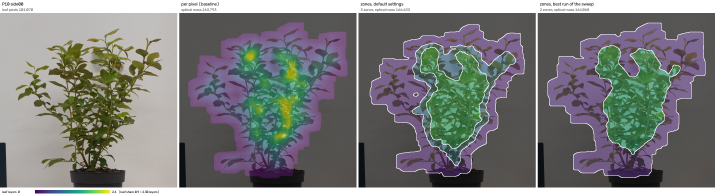
#> input picture experiments/06_density_zones/results/pictures/P10_side00.jpg, 715 x 196 px
$ python -i density_zones.py   (imports and definitions only)
#> lines starting #> are read from the running program, lines starting #| are printed output that depends on the picture; after the words box and inside, x2 and y2 are one past the last pixel; in counts of white or black regions, pixels touching at a corner belong together
### experiments/common/data.py
"""Photos, leaf masks, leaf areas and optical mass: what every experiment shares.

Every experiment works the same way:

    1. take the side photos of every plant that has a real leaf area (common/real_leaf_area_mm2.csv)
    2. compute one number per photo with the method under test   -> for_each_photo()
    3. average it over each plant's photos                       -> plant_means()
    4. write it as a run to results/runs.csv                     -> write_runs()
    5. test it with 00_evaluation/evaluate.py

The leaf mask is the one the regression uses, mask M1 at 1/4 resolution, from our own copy of the segmentation:
common/masks.py (copied from image_processing/masks.py). Segmenting a photo takes about a second, so the masks are
cached in experiments/cache/ and reused while neither the photo nor common/masks.py has changed.
"""
import csv
import os
import re
import sys
from concurrent.futures import ProcessPoolExecutor
from pathlib import Path

import cv2
import numpy as np

ROOT = Path(__file__).resolve().parents[1]                    # experiments/
sys.path.insert(0, str(ROOT))
from common import masks as seg  # noqa: E402  (our copy of the segmentation: common/masks.py)

LABELS = ROOT / "common" / "real_leaf_area_mm2.csv"
CACHE = ROOT / "cache" / "masks"
IMG_EXT = {".jpg", ".jpeg", ".png", ".tif", ".tiff"}
SIDE_RE = re.compile(r"side_?(\d+)", re.IGNORECASE)
PLANT_RE = re.compile(r"P(\d+)", re.IGNORECASE)
BASELINE = "baseline"         # the run name of the current method in every runs.csv
JOBS = os.cpu_count() or 4


# ----------------------------------------------------------------------------------------------
# plants and photos
# ----------------------------------------------------------------------------------------------

def plant_name(s):
    """'P01', 'P01_side20.JPG', a folder ... -> 'P1'."""
    m = PLANT_RE.search(Path(str(s)).name)
    return f"P{int(m.group(1))}" if m else Path(str(s)).name


def plant_sort_key(name):
    m = PLANT_RE.search(name)
    return int(m.group(1)) if m else 10 ** 6


# [25 lines left out: functions labels, side_photos, plant_dirs, not called in this run]


# ----------------------------------------------------------------------------------------------
# masks
# ----------------------------------------------------------------------------------------------

def read_photo(path):
    """The photo at 1/4 resolution (BGR), as the regression uses it."""
#> called with path = 'results/pictures/P10_side00.jpg'
    img = cv2.imread(str(path), cv2.IMREAD_REDUCED_COLOR_4)
#> img is the input picture: shape (196, 715, 3); mean B, G, R 122.9, 124, 122.7
    if img is None:
        raise RuntimeError(f"cannot read {path}")
    return img


def _segmented(path):
    """The cached segmentation of one photo: (leaf, stem, pot width in px). Segments it if the photo or
    common/masks.py changed since it was cached."""
    path = Path(path)
    cp = CACHE / path.parent.name / (path.stem + ".npz")
    if cp.exists() and cp.stat().st_mtime >= max(path.stat().st_mtime, Path(seg.__file__).stat().st_mtime):
        z = np.load(cp)
        if "pot_width" in z:
            h, w = z["shape"]
            unpack = lambda a: np.unpackbits(a)[: h * w].reshape(h, w).astype(bool)  # noqa: E731
            return unpack(z["leaf"]), unpack(z["stem"]), float(z["pot_width"])
    s = seg.segment(read_photo(path))
    leaf, stem, pot_width = s["plant1"] > 0, s["stem"] > 0, float(s["pot"][3])
    cp.parent.mkdir(parents=True, exist_ok=True)
    np.savez_compressed(cp, leaf=np.packbits(leaf), stem=np.packbits(stem), shape=np.array(leaf.shape),
                        pot_width=np.array(pot_width))
    return leaf, stem, pot_width


def masks(path):
    """(leaf, stem) of one photo, boolean, 1/4 resolution.

    leaf = mask M1 of common/masks.py (copied from image_processing/masks.py, the leaf mask of the regression)
    stem = what the segmentation sees as plant but not as leaf: stems, twigs, some brown leaf edges
    """
    leaf, stem, _ = _segmented(path)
#> in segment, `h, w = img.shape[:2]`: h = 196; w = 715
    return leaf, stem


def pot_width(path):
    """Width of the pot in one photo, px at 1/4 resolution (nan if no pot was found)."""
    return _segmented(path)[2]


POT_REF_PX = 199.0      # median pot width over all photos (px at 1/4 resolution); the scale every plant is brought to


# [9 lines left out: function pot_scale, not called in this run]


# ----------------------------------------------------------------------------------------------
# optical mass
# ----------------------------------------------------------------------------------------------

def density(mask, window):
    """Leaf share f in the window x window square around every pixel."""
    return cv2.boxFilter(mask.astype(np.float32), -1, (window, window), normalize=True,
                         borderType=cv2.BORDER_CONSTANT)


def layers(f, cap):
    """Beer-Lambert: leaf layers from the leaf share, -ln(1 - min(f, cap))."""
    return -np.log1p(-np.minimum(f, cap))


# [51 lines left out: functions optical_mass, for_each_photo, plant_means, write_runs, not called in this run]

### experiments/common/masks.py
"""Segmentation of the side photos: leaf mask, stem mask, pot. Our own copy, to change for the experiments.

Copied from implementation/image_processing/masks.py (the version the regression used), with only the parts that
turn a photo into masks:

* `_get_leaf_mask` / `_get_red_mask`  - the green rule plus the red-brown leaf cue (mask M0)
* `plant_mask` / `find_pot`           - keep only the blob that is the plant; locate the pot
* `segment`                           - mask M1: M0 plus "anything that is clearly not wall" in front of the wall,
                                        so dark red, purple and brown leaves are counted and red stems are not;
                                        and the stem mask: in front of the wall, near the plant, but not leaf
* `overlay`                           - the picture that shows what M1 added and dropped

Left out: analyze_img, _get_outline, _compute_metrics and draw_overlay (the main pipeline's outline and metrics),
and the import of plant_img_process_analyzer/settings.py: the tunables of the red cue are below, with the values the
original uses (settings.py doesn't set any of them).

Changes against the original:

1. **Pot top from the bottom** (`find_pot`, POT_H): the rim line is the pot's bottom minus POT_H x its width, instead
   of the top of the dark pot blob, which leaves hanging over the rim can raise.
2. **Nothing above the rim is pot** (`segment`): dark shaded leaves right above the pot merged with it into one dark
   "background object", where neither leaf nor stem was looked for (P12 lost a dense, fully covered triangle of
   leaves this way). The part of that object above the rim line, near the pot, is freed.
3. **No trunk zone:** the original never accepted non-green pixels as leaf in a strip just above the rim (0.22 x the
   pot width high), taking them for the trunk and the soil. Removed: they go through the normal leaf/stem rules.

Changing this file changes the masks: common/data.py segments every photo again when this file is newer than its
cached mask.

    python common/masks.py PHOTO [PHOTO ...]      # segment photos, write overlays to /tmp/seg
"""
import sys
from pathlib import Path

import cv2
import numpy as np

# tunables of the red-brown leaf cue (M0); the defaults the original reads through settings.py
CFG = dict(RED_CUE=True, RED_H_LO=14, RED_H_HI=160, RED_S_MIN=70, RED_V_MIN=40, RED_V_MAX=200,
           RED_OPEN_FRAC=0.0035, RED_NEAR_FRAC=0.01, RED_BASE_CUT=0.10, RED_MIN_AREA_FRAC=2e-5)

def _cfg(name, default):
    """A tuning value of the red cue (CFG above)."""
    return CFG.get(name, default)


def _get_leaf_mask(img, s=1):
    # Smooth the image to reduce sensor noise before color analysis.
#> called with s = 1
    img = cv2.GaussianBlur(img, (odd(5 * s), odd(5 * s)), 0)
    # Split into BGR channels as signed 16-bit so the ExG math can't underflow.
    b, g, r = [c.astype(np.int16) for c in cv2.split(img)]
    # Excess Green index: strongly positive for green vegetation.
    exg = 2 * g - r - b
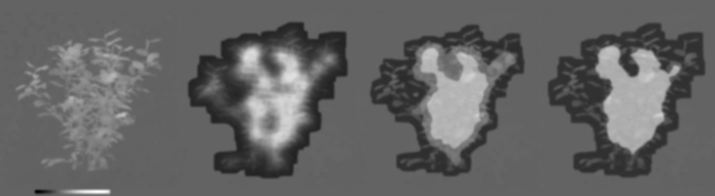
#> exg: shape (196, 715) int16; min -128, max 201, mean 2.5; drawn with min black and max white
    # Clamp to the 0-255 range and convert back to 8-bit for thresholding.
    exg = np.clip(exg, 0, 255).astype(np.uint8)
    # Otsu picks the threshold automatically; result is 0/255 binary.
    _, mask = cv2.threshold(
        exg, 0, 255, cv2.THRESH_BINARY + cv2.THRESH_OTSU
    )
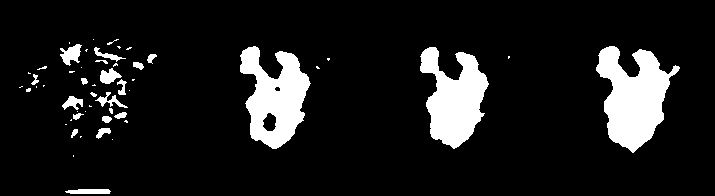
#> mask: shape (196, 715); 10.9% white; 52 white regions (31 under 20 px), largest, box (x1, y1, x2, y2) and area: (596, 46, 680, 153) 4979, (240, 46, 311, 149) 4237, (420, 47, 489, 149) 4136
    # Morphological opening removes isolated noise pixels.
    kernel = np.ones((3 * s, 3 * s), np.uint8)
    mask = cv2.morphologyEx(mask, cv2.MORPH_OPEN, kernel)
#> mask: shape (196, 715); 10.7% white; 26 white regions (5 under 20 px), largest, box (x1, y1, x2, y2) and area: (596, 46, 679, 152) 4971, (240, 46, 310, 149) 4232, (420, 47, 488, 148) 4128

    # Red-brown leaves have R >= G, so ExG ~ 0 and they are missed above.
    # Add them as leaf too (set CFG['RED_CUE'] = False to switch off).
    if _cfg("RED_CUE", True):
        mask = cv2.bitwise_or(mask, _get_red_mask(img, mask))

    return mask


def _get_red_mask(blurred_bgr, green_mask):
    """Red-brown leaf pixels that the green rule missed, cleaned of stems/soil."""
    h_img, w_img = green_mask.shape
    hsv = cv2.cvtColor(blurred_bgr, cv2.COLOR_BGR2HSV)
#> hsv: shape (196, 715, 3); mean H, S, V 52.5, 40.2, 132.2
    h, s, v = hsv[..., 0], hsv[..., 1], hsv[..., 2]
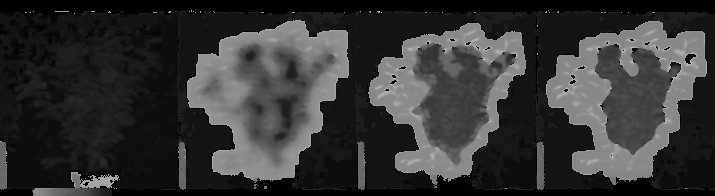
#> h: shape (196, 715); min 0, max 179, mean 52.5
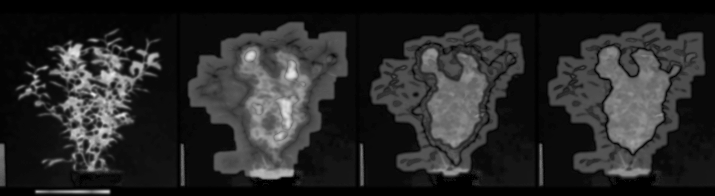
#> s: shape (196, 715); min 0, max 232, mean 40.2
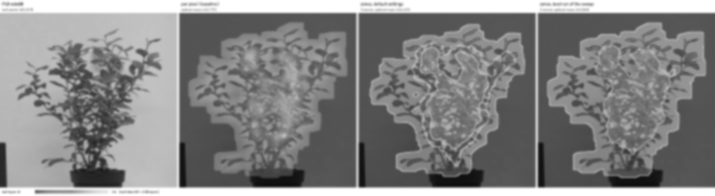
#> v: shape (196, 715); min 13, max 255, mean 132.2
    # Hue wraps around 0 for red: accept both ends. Saturated, mid-brightness only
    # (dark = shadow/soil, bright = background).
    cand = (
        ((h <= _cfg("RED_H_LO", 14)) | (h >= _cfg("RED_H_HI", 160)))
        & (s >= _cfg("RED_S_MIN", 70))
        & (v >= _cfg("RED_V_MIN", 40))
        & (v <= _cfg("RED_V_MAX", 200))
        & (green_mask == 0)
    ).astype(np.uint8)
#> cand: shape (196, 715); values 0 (black) and 1 (white), 0.04% white in thin lines or dots, all inside (x1, y1, x2, y2) = (85, 39, 695, 164)

    # Opening removes thin things (stems, twigs) that share the colour.
    k = max(3, int(_cfg("RED_OPEN_FRAC", 0.0035) * w_img)) | 1
    cand = cv2.morphologyEx(
        cand, cv2.MORPH_OPEN, cv2.getStructuringElement(cv2.MORPH_ELLIPSE, (k, k))
    )
#> cand: shape (196, 715); values 0 (black) and 1 (white), 0.01% white in thin lines or dots, all inside (x1, y1, x2, y2) = (690, 54, 695, 57)

    # A red leaf must touch/sit next to green foliage: drops soil and background.
    kn = max(3, int(_cfg("RED_NEAR_FRAC", 0.01) * w_img)) | 1
    near = cv2.dilate(green_mask, cv2.getStructuringElement(cv2.MORPH_ELLIPSE, (kn, kn)))
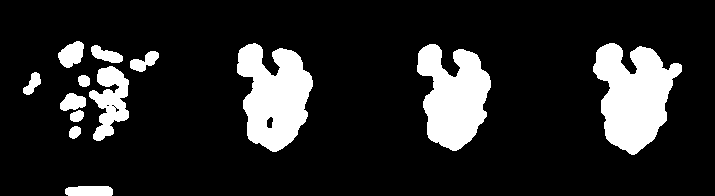
#> near: shape (196, 715); 15% white; 13 white regions, largest, box (x1, y1, x2, y2) and area: (593, 43, 682, 155) 6155, (237, 43, 313, 152) 5480, (417, 44, 491, 151) 5226
    cand &= (near > 0).astype(np.uint8)
#> cand: shape (196, 715); every value is 0

    # Ignore the lowest part of the plant (pot rim, soil, stem base).
    ys, _ = np.where(green_mask > 0)
#> ys = 14929 values from 44 to 193
    if len(ys) > 0:
        y0, y1 = np.percentile(ys, 0.5), np.percentile(ys, 99.5)
#> y0 = 48; y1 = 192
        cand[int(y0 + (1 - _cfg("RED_BASE_CUT", 0.10)) * (y1 - y0)):, :] = 0

    # Drop tiny specks.
    n, lab, st, _ = cv2.connectedComponentsWithStats(cand, connectivity=8)
#> lab: shape (196, 715) int32; every value is 0
#> n = 1; st = [[0, 0, 715, 196, 140140]]
    keep = np.zeros(n, bool)
    keep[1:] = st[1:, cv2.CC_STAT_AREA] >= _cfg("RED_MIN_AREA_FRAC", 2e-5) * h_img * w_img
    return (keep[lab].astype(np.uint8)) * 255


# =============================================================================================
# Plant and pot (moved here from analysis_v2/extract_features.py)
# =============================================================================================

def plant_mask(leaf, s=1):
    """Keep leaf pixels belonging to the plant: the dilated region with most leaf pixels."""
#> called with s = 1
    k = cv2.getStructuringElement(cv2.MORPH_ELLIPSE, (odd(41 * s), odd(41 * s)))
    big = cv2.dilate(leaf, k)
#> big: shape (196, 715); 38.3% white; 5 white regions, box (x1, y1, x2, y2) and area: (6, 24, 176, 158) 14726, (576, 26, 699, 172) 13118, (220, 26, 330, 169) 12132, (400, 27, 508, 168) 11779, (48, 169, 130, 196) 1977
    n, lab, _, _ = cv2.connectedComponentsWithStats(big, connectivity=8)
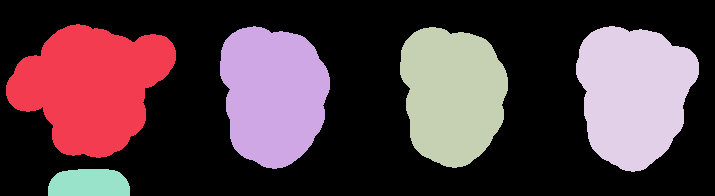
#> lab: shape (196, 715) int32; 6 distinct labels, from 0 to 5; one colour per label, 0 black
#> n = 6
    if n <= 1:
        return leaf
    counts = np.bincount(lab[leaf > 0], minlength=n)
#> counts = [0, 1401, 4232, 4128, 4971, 197]
#> (the rest of the program and of its run is left out)
